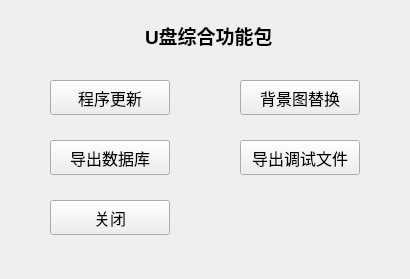
<?xml version="1.0" encoding="UTF-8"?>
<ui version="4.0">
 <class>MainWindow</class>
 <widget class="QMainWindow" name="MainWindow">
  <property name="geometry">
   <rect>
    <x>0</x>
    <y>0</y>
    <width>410</width>
    <height>279</height>
   </rect>
  </property>
  <property name="sizePolicy">
   <sizepolicy hsizetype="Preferred" vsizetype="Preferred">
    <horstretch>0</horstretch>
    <verstretch>0</verstretch>
   </sizepolicy>
  </property>
  <property name="minimumSize">
   <size>
    <width>0</width>
    <height>0</height>
   </size>
  </property>
  <property name="font">
   <font>
    <pointsize>12</pointsize>
   </font>
  </property>
  <property name="windowTitle">
   <string>U盘更新程序</string>
  </property>
  <widget class="QWidget" name="centralWidget">
   <widget class="QLabel" name="label">
    <property name="geometry">
     <rect>
      <x>145</x>
      <y>20</y>
      <width>131</width>
      <height>30</height>
     </rect>
    </property>
    <property name="minimumSize">
     <size>
      <width>0</width>
      <height>30</height>
     </size>
    </property>
    <property name="font">
     <font>
      <pointsize>14</pointsize>
      <weight>75</weight>
      <bold>true</bold>
     </font>
    </property>
    <property name="text">
     <string>U盘综合功能包</string>
    </property>
   </widget>
   <widget class="QPushButton" name="pushButton_mount">
    <property name="geometry">
     <rect>
      <x>240</x>
      <y>140</y>
      <width>120</width>
      <height>35</height>
     </rect>
    </property>
    <property name="minimumSize">
     <size>
      <width>0</width>
      <height>35</height>
     </size>
    </property>
    <property name="maximumSize">
     <size>
      <width>16777215</width>
      <height>35</height>
     </size>
    </property>
    <property name="font">
     <font>
      <pointsize>12</pointsize>
     </font>
    </property>
    <property name="text">
     <string>导出调试文件</string>
    </property>
   </widget>
   <widget class="QPushButton" name="pushButton_update">
    <property name="geometry">
     <rect>
      <x>50</x>
      <y>80</y>
      <width>120</width>
      <height>35</height>
     </rect>
    </property>
    <property name="minimumSize">
     <size>
      <width>0</width>
      <height>35</height>
     </size>
    </property>
    <property name="maximumSize">
     <size>
      <width>16777215</width>
      <height>35</height>
     </size>
    </property>
    <property name="font">
     <font>
      <pointsize>12</pointsize>
     </font>
    </property>
    <property name="text">
     <string>程序更新</string>
    </property>
   </widget>
   <widget class="QPushButton" name="pushButton_background">
    <property name="geometry">
     <rect>
      <x>240</x>
      <y>80</y>
      <width>120</width>
      <height>35</height>
     </rect>
    </property>
    <property name="minimumSize">
     <size>
      <width>0</width>
      <height>35</height>
     </size>
    </property>
    <property name="maximumSize">
     <size>
      <width>16777215</width>
      <height>35</height>
     </size>
    </property>
    <property name="font">
     <font>
      <pointsize>12</pointsize>
     </font>
    </property>
    <property name="text">
     <string>背景图替换</string>
    </property>
   </widget>
   <widget class="QPushButton" name="pushButton_close">
    <property name="geometry">
     <rect>
      <x>50</x>
      <y>200</y>
      <width>120</width>
      <height>35</height>
     </rect>
    </property>
    <property name="minimumSize">
     <size>
      <width>0</width>
      <height>35</height>
     </size>
    </property>
    <property name="maximumSize">
     <size>
      <width>16777215</width>
      <height>35</height>
     </size>
    </property>
    <property name="font">
     <font>
      <pointsize>12</pointsize>
     </font>
    </property>
    <property name="text">
     <string>关闭</string>
    </property>
   </widget>
   <widget class="QPushButton" name="pushButton_mountDatabase">
    <property name="geometry">
     <rect>
      <x>50</x>
      <y>140</y>
      <width>120</width>
      <height>35</height>
     </rect>
    </property>
    <property name="minimumSize">
     <size>
      <width>0</width>
      <height>35</height>
     </size>
    </property>
    <property name="maximumSize">
     <size>
      <width>16777215</width>
      <height>35</height>
     </size>
    </property>
    <property name="font">
     <font>
      <pointsize>12</pointsize>
     </font>
    </property>
    <property name="text">
     <string>导出数据库</string>
    </property>
   </widget>
  </widget>
 </widget>
 <layoutdefault spacing="6" margin="11"/>
 <resources/>
 <connections/>
</ui>
